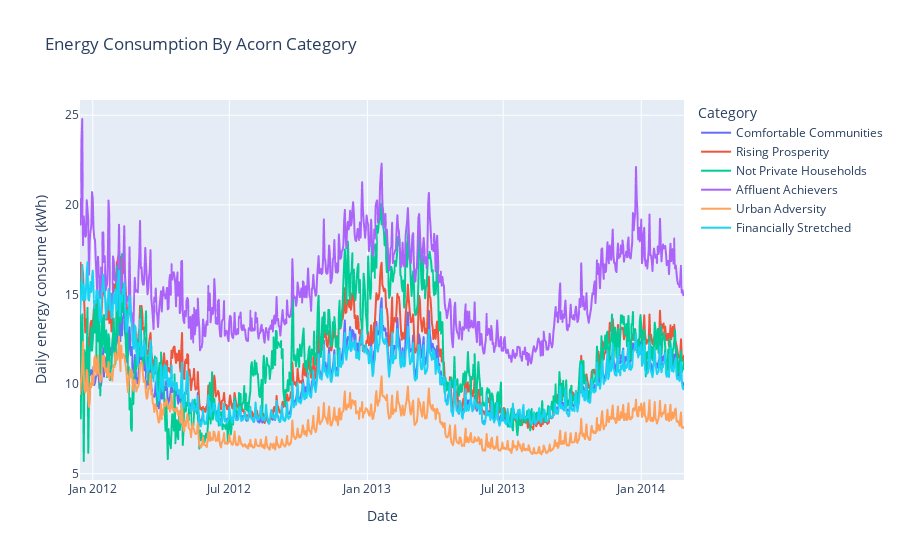

Notebook source saved alongside this figure:
### Markdown cell above
### Vizualization
Plots tab 1

### Code cell
#Energy Consumption by Acorn Category
fig = px.line(daily_consumption_category,
              x="date_",
              y="day_avg_consumption",
              color='acorn_category',
              labels=dict(date_="Date", day_avg_consumption="Daily energy consume (kWh)", acorn_category='Category'),
              title="Energy Consumption By Acorn Category"
    )

fig.show()

### Figure 1 — Plotly figure (JSON) as saved in the notebook; plotly's stock layout.template omitted (floating-point values rounded to 4 significant figures; data arrays with more than 128 entries replaced by an {"elided": "..."} marker saying what was removed)
{"data": [{"hovertemplate": "Category=Comfortable Communities<br>Date=%{x}<br>Daily energy consume (kWh)=%{y}<extra></extra>", "legendgroup": "Comfortable Communities", "line": {"color": "#636efa", "dash": "solid"}, "marker": {"symbol": "circle"}, "mode": "lines", "name": "Comfortable Communities", "showlegend": true, "type": "scattergl", "x": {"elided": "806 str values"}, "xaxis": "x", "y": {"elided": "806 float values"}, "yaxis": "y"}, {"hovertemplate": "Category=Rising Prosperity<br>Date=%{x}<br>Daily energy consume (kWh)=%{y}<extra></extra>", "legendgroup": "Rising Prosperity", "line": {"color": "#EF553B", "dash": "solid"}, "marker": {"symbol": "circle"}, "mode": "lines", "name": "Rising Prosperity", "showlegend": true, "type": "scattergl", "x": {"elided": "806 str values"}, "xaxis": "x", "y": {"elided": "806 float values"}, "yaxis": "y"}, {"hovertemplate": "Category=Not Private Households<br>Date=%{x}<br>Daily energy consume (kWh)=%{y}<extra></extra>", "legendgroup": "Not Private Households", "line": {"color": "#00cc96", "dash": "solid"}, "marker": {"symbol": "circle"}, "mode": "lines", "name": "Not Private Households", "showlegend": true, "type": "scattergl", "x": {"elided": "806 str values"}, "xaxis": "x", "y": {"elided": "806 float values"}, "yaxis": "y"}, {"hovertemplate": "Category=Affluent Achievers<br>Date=%{x}<br>Daily energy consume (kWh)=%{y}<extra></extra>", "legendgroup": "Affluent Achievers", "line": {"color": "#ab63fa", "dash": "solid"}, "marker": {"symbol": "circle"}, "mode": "lines", "name": "Affluent Achievers", "showlegend": true, "type": "scattergl", "x": {"elided": "806 str values"}, "xaxis": "x", "y": {"elided": "806 float values"}, "yaxis": "y"}, {"hovertemplate": "Category=Urban Adversity<br>Date=%{x}<br>Daily energy consume (kWh)=%{y}<extra></extra>", "legendgroup": "Urban Adversity", "line": {"color": "#FFA15A", "dash": "solid"}, "marker": {"symbol": "circle"}, "mode": "lines", "name": "Urban Adversity", "showlegend": true, "type": "scattergl", "x": {"elided": "806 str values"}, "xaxis": "x", "y": {"elided": "806 float values"}, "yaxis": "y"}, {"hovertemplate": "Category=Financially Stretched<br>Date=%{x}<br>Daily energy consume (kWh)=%{y}<extra></extra>", "legendgroup": "Financially Stretched", "line": {"color": "#19d3f3", "dash": "solid"}, "marker": {"symbol": "circle"}, "mode": "lines", "name": "Financially Stretched", "showlegend": true, "type": "scattergl", "x": {"elided": "806 str values"}, "xaxis": "x", "y": {"elided": "806 float values"}, "yaxis": "y"}], "layout": {"legend": {"title": {"text": "Category"}, "tracegroupgap": 0}, "title": {"text": "Energy Consumption By Acorn Category"}, "xaxis": {"anchor": "y", "domain": [0, 1], "title": {"text": "Date"}}, "yaxis": {"anchor": "x", "domain": [0, 1], "title": {"text": "Daily energy consume (kWh)"}}}}
